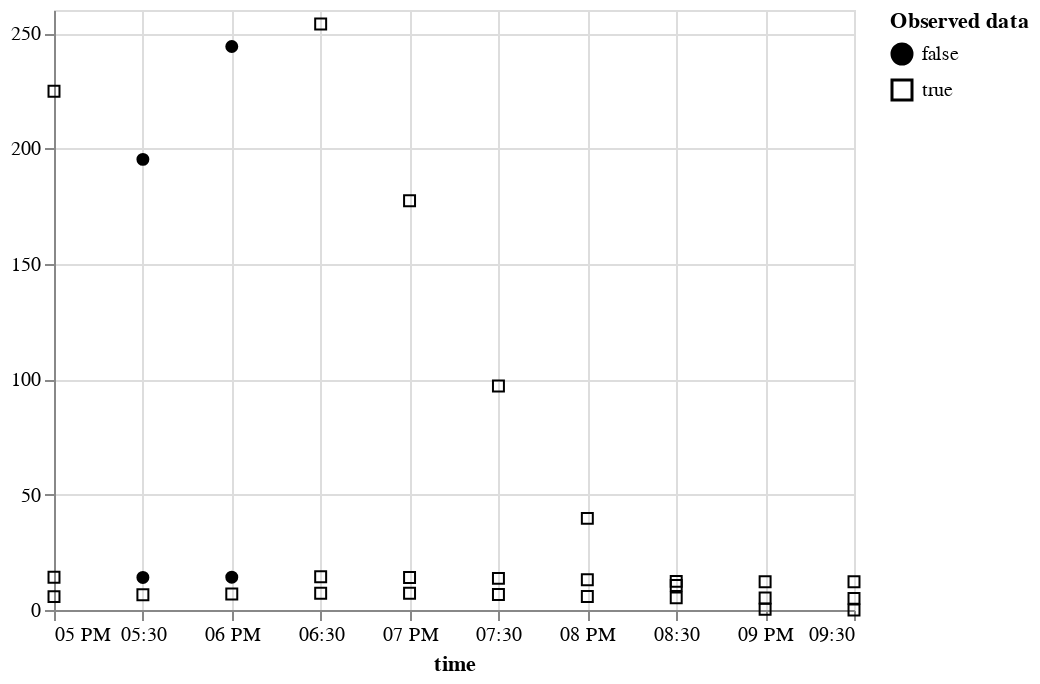

Here is the notebook cell this chart was saved with:
### Code cell
plot_points(m_df.tidy())

### Figure 1 — Vega-Lite specification as saved in the notebook (floating-point values rounded to 4 significant figures)
{"config": {"view": {"continuousWidth": 400, "continuousHeight": 300}}, "data": {"name": "data-3db2996ac3d1e25158d36823c9230040"}, "mark": {"type": "point", "color": "black", "fillOpacity": 1, "strokeWidth": 1}, "encoding": {"fill": {"field": "is_present", "legend": {"title": ["Observed data"]}, "scale": {"range": ["black", "#ffffff00"]}, "type": "nominal"}, "shape": {"field": "is_present", "type": "nominal"}, "x": {"axis": {"domain": true, "labels": true, "ticks": true, "title": "time"}, "field": "time", "type": "temporal"}, "y": {"field": "value", "scale": {"zero": false}, "title": "", "type": "quantitative"}}, "$schema": "https://vega.github.io/schema/vega-lite/v5.2.0.json", "datasets": {"data-3db2996ac3d1e25158d36823c9230040": [{"time": "2000-06-15T17:00:00", "variable": "TA", "value": 14.22, "is_present": true}, {"time": "2000-06-15T17:30:00", "variable": "TA", "value": 14.11, "is_present": false}, {"time": "2000-06-15T18:00:00", "variable": "TA", "value": 14.23, "is_present": false}, {"time": "2000-06-15T18:30:00", "variable": "TA", "value": 14.4, "is_present": true}, {"time": "2000-06-15T19:00:00", "variable": "TA", "value": 14.09, "is_present": true}, {"time": "2000-06-15T19:30:00", "variable": "TA", "value": 13.71, "is_present": true}, {"time": "2000-06-15T20:00:00", "variable": "TA", "value": 13.08, "is_present": true}, {"time": "2000-06-15T20:30:00", "variable": "TA", "value": 12.41, "is_present": true}, {"time": "2000-06-15T21:00:00", "variable": "TA", "value": 12.27, "is_present": true}, {"time": "2000-06-15T21:30:00", "variable": "TA", "value": 12.2, "is_present": true}, {"time": "2000-06-15T17:00:00", "variable": "SW_IN", "value": 224.8, "is_present": true}, {"time": "2000-06-15T17:30:00", "variable": "SW_IN", "value": 195.3, "is_present": false}, {"time": "2000-06-15T18:00:00", "variable": "SW_IN", "value": 244.2, "is_present": false}, {"time": "2000-06-15T18:30:00", "variable": "SW_IN", "value": 253.9, "is_present": true}, {"time": "2000-06-15T19:00:00", "variable": "SW_IN", "value": 177.3, "is_present": true}, {"time": "2000-06-15T19:30:00", "variable": "SW_IN", "value": 97.07, "is_present": true}, {"time": "2000-06-15T20:00:00", "variable": "SW_IN", "value": 39.71, "is_present": true}, {"time": "2000-06-15T20:30:00", "variable": "SW_IN", "value": 10.65, "is_present": true}, {"time": "2000-06-15T21:00:00", "variable": "SW_IN", "value": 0.32, "is_present": true}, {"time": "2000-06-15T21:30:00", "variable": "SW_IN", "value": 0.0, "is_present": true}, {"time": "2000-06-15T17:00:00", "variable": "VPD", "value": 5.799, "is_present": true}, {"time": "2000-06-15T17:30:00", "variable": "VPD", "value": 6.577, "is_present": true}, {"time": "2000-06-15T18:00:00", "variable": "VPD", "value": 6.931, "is_present": true}, {"time": "2000-06-15T18:30:00", "variable": "VPD", "value": 7.286, "is_present": true}, {"time": "2000-06-15T19:00:00", "variable": "VPD", "value": 7.251, "is_present": true}, {"time": "2000-06-15T19:30:00", "variable": "VPD", "value": 6.683, "is_present": true}, {"time": "2000-06-15T20:00:00", "variable": "VPD", "value": 5.851, "is_present": true}, {"time": "2000-06-15T20:30:00", "variable": "VPD", "value": 5.254, "is_present": true}, {"time": "2000-06-15T21:00:00", "variable": "VPD", "value": 5.164, "is_present": true}, {"time": "2000-06-15T21:30:00", "variable": "VPD", "value": 5.037, "is_present": true}]}}
